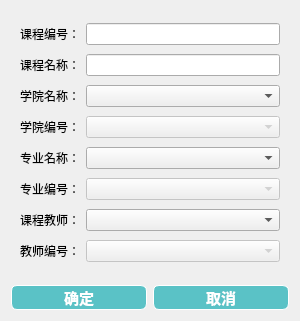
<?xml version="1.0" encoding="UTF-8"?>
<ui version="4.0">
 <class>DialogCurriculum</class>
 <widget class="QDialog" name="DialogCurriculum">
  <property name="geometry">
   <rect>
    <x>0</x>
    <y>0</y>
    <width>300</width>
    <height>321</height>
   </rect>
  </property>
  <property name="windowTitle">
   <string>Dialog</string>
  </property>
  <property name="styleSheet">
   <string notr="true">/*pushbutton */
QPushButton {
border: 0.5px solid white;
border-radius: 6px;
background-color: rgb(90,194,198);
min-width: 80px;
font-family: &quot;Microsoft YaHei&quot;;
font-size:11pt;
font-weight: bold;
color:white;
}

QPushButton:hover {
border: 0.5px solid white;
border-radius: 6px;
background-color: #1fab89;
min-width: 80px;
font-family: &quot;Microsoft YaHei&quot;;
font-size:10pt;
font-weight: bold;
color:white;
}
</string>
  </property>
  <layout class="QGridLayout" name="gridLayout_2">
   <item row="0" column="0" colspan="2">
    <widget class="QWidget" name="widget" native="true">
     <layout class="QGridLayout" name="gridLayout">
      <item row="8" column="1">
       <widget class="QComboBox" name="comboTeaName">
        <property name="enabled">
         <bool>true</bool>
        </property>
       </widget>
      </item>
      <item row="3" column="0">
       <widget class="QLabel" name="label_2">
        <property name="text">
         <string>学院名称：</string>
        </property>
       </widget>
      </item>
      <item row="4" column="0">
       <widget class="QLabel" name="label_3">
        <property name="text">
         <string>学院编号：</string>
        </property>
       </widget>
      </item>
      <item row="3" column="1">
       <widget class="QComboBox" name="comboCollegeName">
        <property name="enabled">
         <bool>true</bool>
        </property>
       </widget>
      </item>
      <item row="6" column="0">
       <widget class="QLabel" name="label_5">
        <property name="text">
         <string>专业编号：</string>
        </property>
       </widget>
      </item>
      <item row="8" column="0">
       <widget class="QLabel" name="label_8">
        <property name="text">
         <string>课程教师：</string>
        </property>
       </widget>
      </item>
      <item row="10" column="0">
       <widget class="QLabel" name="label_9">
        <property name="text">
         <string>教师编号：</string>
        </property>
       </widget>
      </item>
      <item row="10" column="1">
       <widget class="QComboBox" name="comboTeaId">
        <property name="enabled">
         <bool>false</bool>
        </property>
       </widget>
      </item>
      <item row="5" column="1">
       <widget class="QComboBox" name="comboMajorName">
        <property name="enabled">
         <bool>true</bool>
        </property>
       </widget>
      </item>
      <item row="1" column="1">
       <widget class="QLineEdit" name="leCurriculumName"/>
      </item>
      <item row="1" column="0">
       <widget class="QLabel" name="label">
        <property name="text">
         <string>课程名称：</string>
        </property>
       </widget>
      </item>
      <item row="4" column="1">
       <widget class="QComboBox" name="comboCollegeId">
        <property name="enabled">
         <bool>false</bool>
        </property>
       </widget>
      </item>
      <item row="6" column="1">
       <widget class="QComboBox" name="comboMajorId">
        <property name="enabled">
         <bool>false</bool>
        </property>
       </widget>
      </item>
      <item row="0" column="0">
       <widget class="QLabel" name="label_4">
        <property name="text">
         <string>课程编号：</string>
        </property>
       </widget>
      </item>
      <item row="5" column="0">
       <widget class="QLabel" name="label_6">
        <property name="text">
         <string>专业名称：</string>
        </property>
       </widget>
      </item>
      <item row="0" column="1">
       <widget class="QLineEdit" name="leCurriculumId"/>
      </item>
     </layout>
    </widget>
   </item>
   <item row="1" column="0">
    <widget class="QPushButton" name="btnCommit">
     <property name="text">
      <string>确定</string>
     </property>
    </widget>
   </item>
   <item row="1" column="1">
    <widget class="QPushButton" name="btnCancel">
     <property name="text">
      <string>取消</string>
     </property>
    </widget>
   </item>
  </layout>
 </widget>
 <resources/>
 <connections>
  <connection>
   <sender>btnCancel</sender>
   <signal>clicked()</signal>
   <receiver>DialogCurriculum</receiver>
   <slot>reject()</slot>
   <hints>
    <hint type="sourcelabel">
     <x>221</x>
     <y>299</y>
    </hint>
    <hint type="destinationlabel">
     <x>149</x>
     <y>160</y>
    </hint>
   </hints>
  </connection>
  <connection>
   <sender>btnCommit</sender>
   <signal>clicked()</signal>
   <receiver>DialogCurriculum</receiver>
   <slot>accept()</slot>
   <hints>
    <hint type="sourcelabel">
     <x>77</x>
     <y>299</y>
    </hint>
    <hint type="destinationlabel">
     <x>149</x>
     <y>160</y>
    </hint>
   </hints>
  </connection>
 </connections>
</ui>
